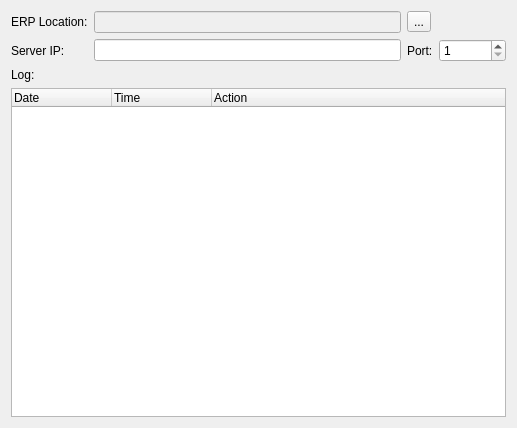
<?xml version="1.0" encoding="UTF-8"?>
<ui version="4.0">
 <class>QueueClientDialog</class>
 <widget class="QDialog" name="QueueClientDialog">
  <property name="geometry">
   <rect>
    <x>0</x>
    <y>0</y>
    <width>517</width>
    <height>428</height>
   </rect>
  </property>
  <property name="windowTitle">
   <string>Queue Client</string>
  </property>
  <property name="windowIcon">
   <iconset resource="../home/src/res.qrc">
    <normaloff>:/images/Network_ConnectTo.png</normaloff>:/images/Network_ConnectTo.png</iconset>
  </property>
  <layout class="QVBoxLayout" name="verticalLayout">
   <item>
    <layout class="QGridLayout" name="gridLayout">
     <item row="0" column="0">
      <widget class="QLabel" name="label">
       <property name="text">
        <string>ERP Location:</string>
       </property>
      </widget>
     </item>
     <item row="0" column="1">
      <widget class="QLineEdit" name="txtERPLocation">
       <property name="enabled">
        <bool>false</bool>
       </property>
      </widget>
     </item>
     <item row="0" column="2">
      <widget class="QToolButton" name="cmdSetERPLocation">
       <property name="text">
        <string>...</string>
       </property>
      </widget>
     </item>
     <item row="1" column="0">
      <widget class="QLabel" name="label_2">
       <property name="text">
        <string>Server IP:</string>
       </property>
      </widget>
     </item>
     <item row="1" column="1">
      <widget class="QLineEdit" name="txtServerIP"/>
     </item>
     <item row="1" column="2">
      <widget class="QLabel" name="label_3">
       <property name="text">
        <string>Port:</string>
       </property>
      </widget>
     </item>
     <item row="1" column="3">
      <widget class="QSpinBox" name="spinServerPort">
       <property name="minimum">
        <number>1</number>
       </property>
       <property name="maximum">
        <number>999999</number>
       </property>
      </widget>
     </item>
    </layout>
   </item>
   <item>
    <widget class="QLabel" name="label_4">
     <property name="text">
      <string>Log:</string>
     </property>
    </widget>
   </item>
   <item>
    <widget class="QTreeWidget" name="trvLog">
     <column>
      <property name="text">
       <string>Date</string>
      </property>
     </column>
     <column>
      <property name="text">
       <string>Time</string>
      </property>
     </column>
     <column>
      <property name="text">
       <string>Action</string>
      </property>
     </column>
    </widget>
   </item>
  </layout>
 </widget>
 <resources>
  <include location="../home/src/res.qrc"/>
 </resources>
 <connections/>
</ui>
